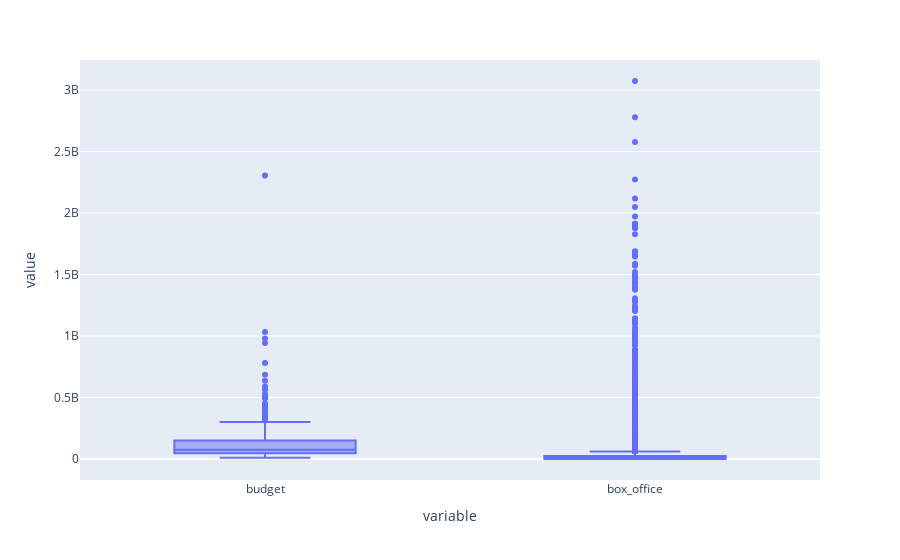

The notebook cell saved with this chart:
### Code cell
fig = px.box(df, y=['budget', 'box_office'], hover_name='title')
fig.show()

### Figure 1 — Plotly figure (JSON) as saved in the notebook; plotly's stock layout.template omitted (floating-point values rounded to 4 significant figures; data arrays with more than 128 entries replaced by an {"elided": "..."} marker saying what was removed)
{"data": [{"alignmentgroup": "True", "hovertemplate": "<b>%{hovertext}</b><br><br>variable=%{x}<br>value=%{y}<extra></extra>", "hovertext": {"elided": "14962 str values"}, "legendgroup": "", "marker": {"color": "#636efa"}, "name": "", "notched": false, "offsetgroup": "", "orientation": "v", "showlegend": false, "type": "box", "x": {"elided": "14962 str values"}, "x0": " ", "xaxis": "x", "y": {"elided": "14962 float values"}, "y0": " ", "yaxis": "y"}], "layout": {"boxmode": "group", "legend": {"tracegroupgap": 0}, "margin": {"t": 60}, "xaxis": {"anchor": "y", "domain": [0, 1], "title": {"text": "variable"}}, "yaxis": {"anchor": "x", "domain": [0, 1], "title": {"text": "value"}}}}
